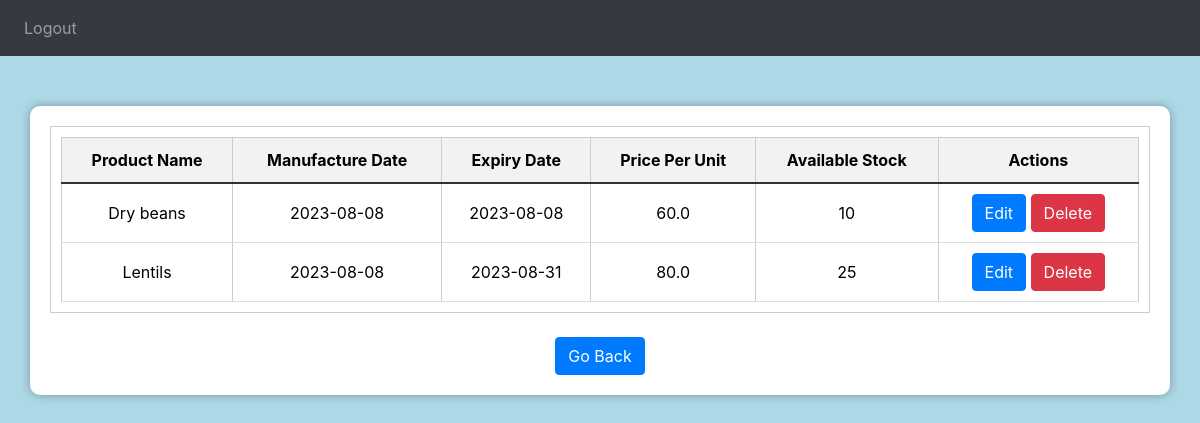
The app's page /viewitems/3/1 with its own data.
### GroceryWebapp/models.py (models this page shows)
class Products(db.Model, UserMixin):
    id = db.Column(db.Integer, primary_key=True)  # Primary key for the product
    product_name = db.Column(
        db.String(150), nullable=False
    )  # Product name
    manufacture = db.Column(db.String(150))  # Manufacturing date of the product
    expiry = db.Column(db.String(150))  # Expiry date of the product
    p_per_u = db.Column(db.Float, nullable=False)  # Price per unit of the product
    stock = db.Column(db.Integer, nullable=False)  # Available stock quantity
    c_id = db.Column(
        db.Integer, db.ForeignKey("categories.id"), nullable=False
    )  # Category foreign key

### GroceryWebapp/main.py (the view)
@main.route("/viewitems/<string:categories_id>/<string:type>", methods=["GET", "POST"])
def view_items(categories_id, type):
    data = Products.query.filter_by(c_id=categories_id).all()
    return render_template("views_items.html", prod=data, check=type)

### GroceryWebapp/templates/views_items.html (shortened to what this page needs)
{% extends "base.html" %}
{% block head %}
{{ super() }}
<link rel="stylesheet" href="{{ url_for('static', filename='demo.css') }}">
<link rel="stylesheet" href="{{ url_for('static', filename='demo2.css') }}">
{% endblock %}
{% block nav %}
<nav class="navbar navbar-expand-lg navbar-dark bg-dark">
  <div id="navbar">
    <div class="navbar-nav">
      <a class="nav-item nav-link" id="home" href="/">Logout</a>
    </div>
  </div>
</nav>
{% endblock %}
{% block content %}
{% if check == '1' %}
<div id="table-container">
  <table id="dataTable">
    <tr>
      <th>Product Name</th>
      <th>Manufacture Date</th>
      <th>Expiry Date</th>
      <th>Price Per Unit</th>
      <th>Available Stock</th>
      <th>Actions</th>
    </tr>
    {% for row in prod %}
    <tr>
      <td>{{ row.product_name }}</td>
      <td>{{ row.manufacture }}</td>
      <td>{{ row.expiry }}</td>
      <td>{{ row.p_per_u }}</td>
      <td>{{ row.stock }}</td>
      <td>
        <a href="{{ url_for('main.update_item', item_id=row.id, type='2') }}" class="btn btn-primary">Edit</a>
        <a href="{{ url_for('main.delete_item', item_id=row.id, type='2') }}" class="btn btn-danger">Delete</a>
      </td>
    </tr>
    {% endfor %}
  </table>
</div>
<br>
<center><a href="/adminshowcategories" class="btn btn-primary">Go Back</a></center>
{% endif %}
{% endblock %}

### GroceryWebapp/static/demo2.css (style rules this page uses)
#table-container { border: 1px solid #ccc; padding: 10px; max-height: 300px; overflow-y: scroll; }
table { width: 100%; border-collapse: collapse; }
th, td { padding: 8px; border: 1px solid #ccc; }

### GroceryWebapp/templates/views_items.html (style rules this page uses)
body { background-color: lightblue; color: black; }
.btn-primary { background-color: #007bff; border-color: #007bff; }
#dataTable { width: 100%; border-collapse: collapse; }
#dataTable th, #dataTable td { padding: 10px; text-align: center; }
#dataTable th { background-color: #f2f2f2; font-weight: bold; border-bottom: 2px solid #333; }
#dataTable td { border-bottom: 1px solid #ddd; }

### records on screen
Products: product_name "Dry beans", manufacture "2023-08-08", expiry "2023-08-08", p_per_u "60.0", stock "10"
Products: product_name "Lentils", manufacture "2023-08-08", expiry "2023-08-31", p_per_u "80.0", stock "25"
